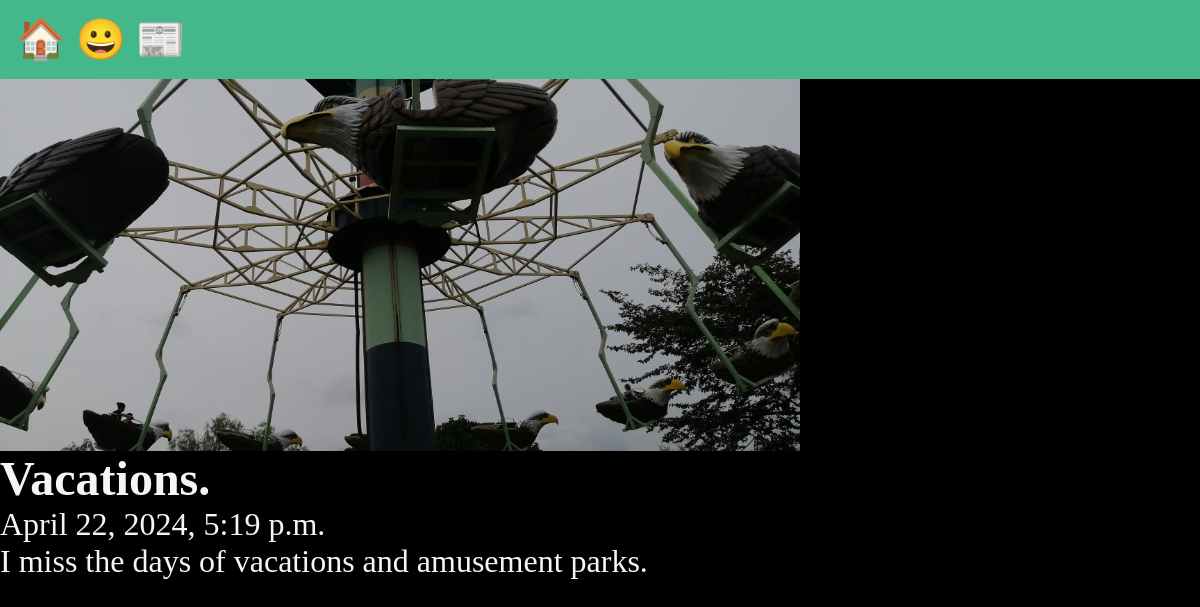
The app's page /posts/vacations with its own data.
### posts/models.py (models this page shows, shortened)
class Post(models.Model):
    title = models.CharField(max_length=75)
    body = models.TextField()
    slug = models.SlugField()
    date = models.DateTimeField(auto_now_add=True)
    banner = models.ImageField(default='fallback.png', blank=True)

### posts/views.py (the view)
# urls.py: path('<slug:slug>', views.post_page, name="page"),
def post_page(request, slug):
    post = Post.objects.get(slug=slug)
    return render(request, 'posts/post_page.html', {'post': post})

### posts/templates/posts/post_page.html (shortened to what this page needs)
{% extends "layout.html" %}
{% block content %}
    <section class="posts">
        <img class="banner" src="{{ post.banner.url }}" alt="{{ post.title }}" />
        <h1>{{ post.title }}</h1>
        <p>{{ post.date }}</p>
        <p>{{ post.body }}</p>
    </section>
{% endblock %}

### static/css/style.css (style rules this page uses)
* { padding: 0; margin: 0; box-sizing: border-box; }
body { min-height: 100vh; display: flex; flex-direction: column; background-color: black; color: whitesmoke; font-size: 2rem; }
h1, p { text-align: left; }
.banner { display: block; width: 100%; max-width: 800px; }

### records on screen
Post: banner (picture), title "Vacations.", date "April 22, 2024, 5:19 p.m.", body "I miss the days of vacations and amusement parks."
